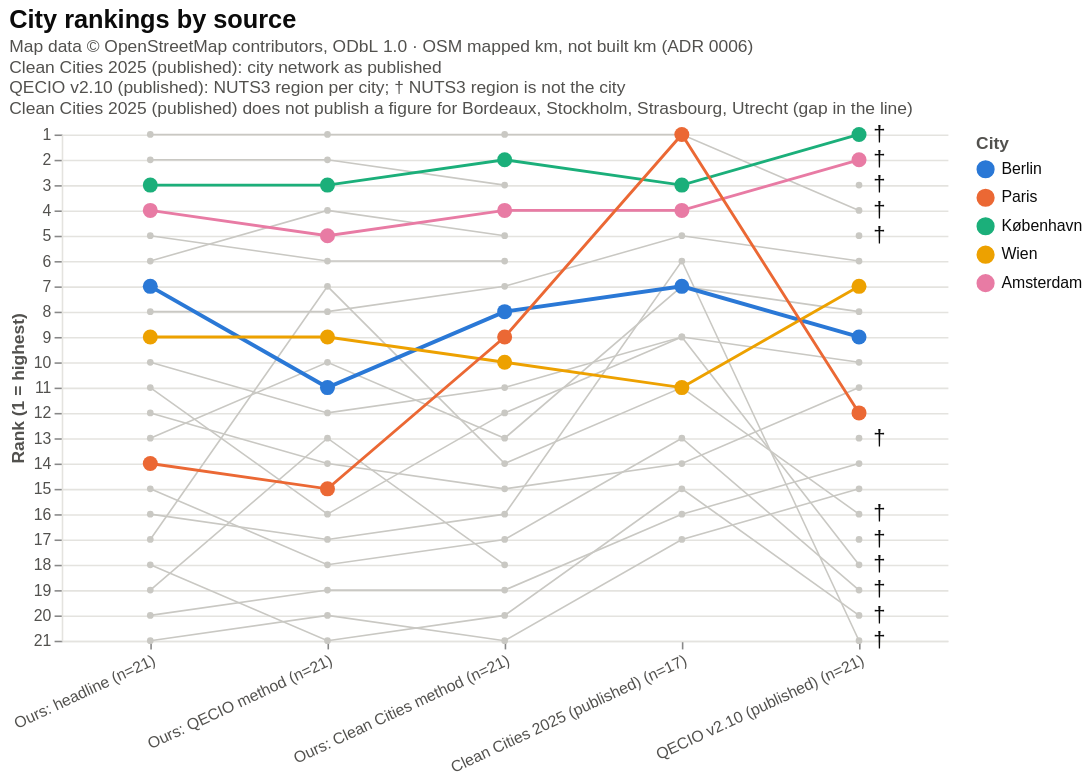

The specification (Vega-Lite) saved for this image:
### Vega-Lite specification from a JSON file in a GitHub repository (floating-point values rounded to 4 significant figures)
{"config": {"view": {"continuousWidth": 300, "continuousHeight": 300, "stroke": null}, "axis": {"domainColor": "#e4e3df", "gridColor": "#e4e3df", "labelColor": "#52514e", "titleColor": "#52514e"}, "legend": {"labelColor": "#0b0b0b", "labelLimit": 260, "titleColor": "#52514e"}, "title": {"color": "#0b0b0b", "subtitleColor": "#52514e", "subtitleFontSize": 11}}, "layer": [{"mark": {"type": "line", "color": "#c9c8c3", "invalid": "break-paths-filter-domains", "point": {"color": "#c9c8c3", "filled": true, "size": 18}, "strokeWidth": 1}, "encoding": {"detail": {"field": "city", "type": "nominal"}, "tooltip": [{"field": "source", "type": "nominal"}, {"field": "city_label", "title": "city", "type": "nominal"}, {"field": "rank", "type": "quantitative"}, {"field": "value_text", "title": "value", "type": "nominal"}]}, "transform": [{"filter": "(datum.role === 'other')"}]}, {"mark": {"type": "line", "invalid": "break-paths-filter-domains", "point": {"filled": true, "size": 90}}, "encoding": {"color": {"field": "city", "scale": {"domain": ["Berlin", "Paris", "København", "Wien", "Amsterdam"], "range": ["#2a78d6", "#eb6834", "#1baf7a", "#eda100", "#e87ba4"]}, "title": "City", "type": "nominal"}, "strokeWidth": {"condition": {"test": "(datum.role === 'highlight')", "value": 2.5}, "value": 1.8}, "tooltip": [{"field": "source", "type": "nominal"}, {"field": "city_label", "title": "city", "type": "nominal"}, {"field": "rank", "type": "quantitative"}, {"field": "value_text", "title": "value", "type": "nominal"}]}, "transform": [{"filter": "(datum.role !== 'other')"}]}, {"mark": {"type": "text", "align": "left", "baseline": "middle", "color": "#0b0b0b", "dx": 9, "dy": 0, "fontSize": 14, "text": "†"}, "encoding": {"tooltip": [{"field": "source", "type": "nominal"}, {"field": "city_label", "title": "city", "type": "nominal"}, {"field": "rank", "type": "quantitative"}, {"field": "value_text", "title": "value", "type": "nominal"}]}, "transform": [{"filter": "(datum.dagger === true)"}]}], "data": {"values": [{"source": "Ours: headline (n=21)", "source_id": "ours_headline", "city": "Helsinki", "city_id": "helsinki", "city_label": "Helsinki", "dagger": false, "role": "other", "rank": 1, "value": 262.3, "value_text": "262.28"}, {"source": "Ours: headline (n=21)", "source_id": "ours_headline", "city": "Stockholm", "city_id": "stockholm", "city_label": "Stockholm", "dagger": false, "role": "other", "rank": 2, "value": 261.0, "value_text": "261.05"}, {"source": "Ours: headline (n=21)", "source_id": "ours_headline", "city": "København", "city_id": "copenhagen", "city_label": "København", "dagger": false, "role": "comparison", "rank": 3, "value": 237.9, "value_text": "237.86"}, {"source": "Ours: headline (n=21)", "source_id": "ours_headline", "city": "Amsterdam", "city_id": "amsterdam", "city_label": "Amsterdam", "dagger": false, "role": "comparison", "rank": 4, "value": 203.0, "value_text": "202.96"}, {"source": "Ours: headline (n=21)", "source_id": "ours_headline", "city": "Utrecht", "city_id": "utrecht", "city_label": "Utrecht", "dagger": false, "role": "other", "rank": 5, "value": 193.6, "value_text": "193.56"}, {"source": "Ours: headline (n=21)", "source_id": "ours_headline", "city": "Strasbourg", "city_id": "strasbourg", "city_label": "Strasbourg", "dagger": false, "role": "other", "rank": 6, "value": 136.1, "value_text": "136.06"}, {"source": "Ours: headline (n=21)", "source_id": "ours_headline", "city": "Berlin", "city_id": "berlin", "city_label": "Berlin", "dagger": false, "role": "highlight", "rank": 7, "value": 109.1, "value_text": "109.12"}, {"source": "Ours: headline (n=21)", "source_id": "ours_headline", "city": "Wrocław", "city_id": "wroclaw", "city_label": "Wrocław", "dagger": false, "role": "other", "rank": 8, "value": 95.3, "value_text": "95.30"}, {"source": "Ours: headline (n=21)", "source_id": "ours_headline", "city": "Wien", "city_id": "vienna", "city_label": "Wien", "dagger": false, "role": "comparison", "rank": 9, "value": 89.06, "value_text": "89.06"}, {"source": "Ours: headline (n=21)", "source_id": "ours_headline", "city": "Warszawa", "city_id": "warsaw", "city_label": "Warszawa", "dagger": false, "role": "other", "rank": 10, "value": 82.34, "value_text": "82.34"}, {"source": "Ours: headline (n=21)", "source_id": "ours_headline", "city": "Ljubljana", "city_id": "ljubljana", "city_label": "Ljubljana", "dagger": false, "role": "other", "rank": 11, "value": 73.53, "value_text": "73.53"}, {"source": "Ours: headline (n=21)", "source_id": "ours_headline", "city": "Kraków", "city_id": "krakow", "city_label": "Kraków", "dagger": false, "role": "other", "rank": 12, "value": 72.6, "value_text": "72.60"}, {"source": "Ours: headline (n=21)", "source_id": "ours_headline", "city": "Oslo", "city_id": "oslo", "city_label": "Oslo", "dagger": false, "role": "other", "rank": 13, "value": 70.84, "value_text": "70.84"}, {"source": "Ours: headline (n=21)", "source_id": "ours_headline", "city": "Paris", "city_id": "paris", "city_label": "Paris", "dagger": false, "role": "comparison", "rank": 14, "value": 63.08, "value_text": "63.08"}, {"source": "Ours: headline (n=21)", "source_id": "ours_headline", "city": "Bratislava", "city_id": "bratislava", "city_label": "Bratislava", "dagger": false, "role": "other", "rank": 15, "value": 58.73, "value_text": "58.73"}, {"source": "Ours: headline (n=21)", "source_id": "ours_headline", "city": "Barcelona", "city_id": "barcelona", "city_label": "Barcelona", "dagger": false, "role": "other", "rank": 16, "value": 55.1, "value_text": "55.10"}, {"source": "Ours: headline (n=21)", "source_id": "ours_headline", "city": "Lyon", "city_id": "lyon", "city_label": "Lyon", "dagger": false, "role": "other", "rank": 17, "value": 52.3, "value_text": "52.31"}, {"source": "Ours: headline (n=21)", "source_id": "ours_headline", "city": "Madrid", "city_id": "madrid", "city_label": "Madrid", "dagger": false, "role": "other", "rank": 18, "value": 42.54, "value_text": "42.54"}, {"source": "Ours: headline (n=21)", "source_id": "ours_headline", "city": "Bordeaux", "city_id": "bordeaux", "city_label": "Bordeaux", "dagger": false, "role": "other", "rank": 19, "value": 40.28, "value_text": "40.28"}, {"source": "Ours: headline (n=21)", "source_id": "ours_headline", "city": "Praha", "city_id": "prague", "city_label": "Praha", "dagger": false, "role": "other", "rank": 20, "value": 29.64, "value_text": "29.63"}, {"source": "Ours: headline (n=21)", "source_id": "ours_headline", "city": "Budapest", "city_id": "budapest", "city_label": "Budapest", "dagger": false, "role": "other", "rank": 21, "value": 22.33, "value_text": "22.33"}, {"source": "Ours: QECIO method (n=21)", "source_id": "ours_ecf_qecio", "city": "Helsinki", "city_id": "helsinki", "city_label": "Helsinki", "dagger": false, "role": "other", "rank": 1, "value": 166.5, "value_text": "166.54"}, {"source": "Ours: QECIO method (n=21)", "source_id": "ours_ecf_qecio", "city": "Stockholm", "city_id": "stockholm", "city_label": "Stockholm", "dagger": false, "role": "other", "rank": 2, "value": 142.5, "value_text": "142.47"}, {"source": "Ours: QECIO method (n=21)", "source_id": "ours_ecf_qecio", "city": "København", "city_id": "copenhagen", "city_label": "København", "dagger": false, "role": "comparison", "rank": 3, "value": 109.0, "value_text": "108.96"}, {"source": "Ours: QECIO method (n=21)", "source_id": "ours_ecf_qecio", "city": "Strasbourg", "city_id": "strasbourg", "city_label": "Strasbourg", "dagger": false, "role": "other", "rank": 4, "value": 99.84, "value_text": "99.84"}, {"source": "Ours: QECIO method (n=21)", "source_id": "ours_ecf_qecio", "city": "Amsterdam", "city_id": "amsterdam", "city_label": "Amsterdam", "dagger": false, "role": "comparison", "rank": 5, "value": 89.05, "value_text": "89.05"}, {"source": "Ours: QECIO method (n=21)", "source_id": "ours_ecf_qecio", "city": "Utrecht", "city_id": "utrecht", "city_label": "Utrecht", "dagger": false, "role": "other", "rank": 6, "value": 81.21, "value_text": "81.21"}, {"source": "Ours: QECIO method (n=21)", "source_id": "ours_ecf_qecio", "city": "Lyon", "city_id": "lyon", "city_label": "Lyon", "dagger": false, "role": "other", "rank": 7, "value": 69.37, "value_text": "69.37"}, {"source": "Ours: QECIO method (n=21)", "source_id": "ours_ecf_qecio", "city": "Wrocław", "city_id": "wroclaw", "city_label": "Wrocław", "dagger": false, "role": "other", "rank": 8, "value": 69.28, "value_text": "69.28"}, {"source": "Ours: QECIO method (n=21)", "source_id": "ours_ecf_qecio", "city": "Wien", "city_id": "vienna", "city_label": "Wien", "dagger": false, "role": "comparison", "rank": 9, "value": 68.98, "value_text": "68.98"}, {"source": "Ours: QECIO method (n=21)", "source_id": "ours_ecf_qecio", "city": "Oslo", "city_id": "oslo", "city_label": "Oslo", "dagger": false, "role": "other", "rank": 10, "value": 65.08, "value_text": "65.08"}, {"source": "Ours: QECIO method (n=21)", "source_id": "ours_ecf_qecio", "city": "Berlin", "city_id": "berlin", "city_label": "Berlin", "dagger": false, "role": "highlight", "rank": 11, "value": 53.81, "value_text": "53.81"}, {"source": "Ours: QECIO method (n=21)", "source_id": "ours_ecf_qecio", "city": "Warszawa", "city_id": "warsaw", "city_label": "Warszawa", "dagger": false, "role": "other", "rank": 12, "value": 53.54, "value_text": "53.54"}, {"source": "Ours: QECIO method (n=21)", "source_id": "ours_ecf_qecio", "city": "Bordeaux", "city_id": "bordeaux", "city_label": "Bordeaux", "dagger": false, "role": "other", "rank": 13, "value": 50.96, "value_text": "50.96"}, {"source": "Ours: QECIO method (n=21)", "source_id": "ours_ecf_qecio", "city": "Kraków", "city_id": "krakow", "city_label": "Kraków", "dagger": false, "role": "other", "rank": 14, "value": 46.89, "value_text": "46.89"}, {"source": "Ours: QECIO method (n=21)", "source_id": "ours_ecf_qecio", "city": "Paris", "city_id": "paris", "city_label": "Paris", "dagger": false, "role": "comparison", "rank": 15, "value": 46.46, "value_text": "46.46"}, {"source": "Ours: QECIO method (n=21)", "source_id": "ours_ecf_qecio", "city": "Ljubljana", "city_id": "ljubljana", "city_label": "Ljubljana", "dagger": false, "role": "other", "rank": 16, "value": 42.24, "value_text": "42.24"}, {"source": "Ours: QECIO method (n=21)", "source_id": "ours_ecf_qecio", "city": "Barcelona", "city_id": "barcelona", "city_label": "Barcelona", "dagger": false, "role": "other", "rank": 17, "value": 32.63, "value_text": "32.63"}, {"source": "Ours: QECIO method (n=21)", "source_id": "ours_ecf_qecio", "city": "Bratislava", "city_id": "bratislava", "city_label": "Bratislava", "dagger": false, "role": "other", "rank": 18, "value": 31.92, "value_text": "31.92"}, {"source": "Ours: QECIO method (n=21)", "source_id": "ours_ecf_qecio", "city": "Praha", "city_id": "prague", "city_label": "Praha", "dagger": false, "role": "other", "rank": 19, "value": 27.96, "value_text": "27.96"}, {"source": "Ours: QECIO method (n=21)", "source_id": "ours_ecf_qecio", "city": "Budapest", "city_id": "budapest", "city_label": "Budapest", "dagger": false, "role": "other", "rank": 20, "value": 23.18, "value_text": "23.18"}, {"source": "Ours: QECIO method (n=21)", "source_id": "ours_ecf_qecio", "city": "Madrid", "city_id": "madrid", "city_label": "Madrid", "dagger": false, "role": "other", "rank": 21, "value": 15.8, "value_text": "15.80"}, {"source": "Ours: Clean Cities method (n=21)", "source_id": "ours_clean_cities", "city": "Helsinki", "city_id": "helsinki", "city_label": "Helsinki", "dagger": false, "role": "other", "rank": 1, "value": 91.08, "value_text": "91.08"}, {"source": "Ours: Clean Cities method (n=21)", "source_id": "ours_clean_cities", "city": "København", "city_id": "copenhagen", "city_label": "København", "dagger": false, "role": "comparison", "rank": 2, "value": 58.59, "value_text": "58.59"}, {"source": "Ours: Clean Cities method (n=21)", "source_id": "ours_clean_cities", "city": "Stockholm", "city_id": "stockholm", "city_label": "Stockholm", "dagger": false, "role": "other", "rank": 3, "value": 50.37, "value_text": "50.37"}, {"source": "Ours: Clean Cities method (n=21)", "source_id": "ours_clean_cities", "city": "Amsterdam", "city_id": "amsterdam", "city_label": "Amsterdam", "dagger": false, "role": "comparison", "rank": 4, "value": 42.22, "value_text": "42.22"}, {"source": "Ours: Clean Cities method (n=21)", "source_id": "ours_clean_cities", "city": "Strasbourg", "city_id": "strasbourg", "city_label": "Strasbourg", "dagger": false, "role": "other", "rank": 5, "value": 39.42, "value_text": "39.42"}, {"source": "Ours: Clean Cities method (n=21)", "source_id": "ours_clean_cities", "city": "Utrecht", "city_id": "utrecht", "city_label": "Utrecht", "dagger": false, "role": "other", "rank": 6, "value": 32.13, "value_text": "32.14"}, {"source": "Ours: Clean Cities method (n=21)", "source_id": "ours_clean_cities", "city": "Wrocław", "city_id": "wroclaw", "city_label": "Wrocław", "dagger": false, "role": "other", "rank": 7, "value": 29.77, "value_text": "29.77"}, {"source": "Ours: Clean Cities method (n=21)", "source_id": "ours_clean_cities", "city": "Berlin", "city_id": "berlin", "city_label": "Berlin", "dagger": false, "role": "highlight", "rank": 8, "value": 27.57, "value_text": "27.57"}, {"source": "Ours: Clean Cities method (n=21)", "source_id": "ours_clean_cities", "city": "Paris", "city_id": "paris", "city_label": "Paris", "dagger": false, "role": "comparison", "rank": 9, "value": 22.92, "value_text": "22.92"}, {"source": "Ours: Clean Cities method (n=21)", "source_id": "ours_clean_cities", "city": "Wien", "city_id": "vienna", "city_label": "Wien", "dagger": false, "role": "comparison", "rank": 10, "value": 22.75, "value_text": "22.74"}, {"source": "Ours: Clean Cities method (n=21)", "source_id": "ours_clean_cities", "city": "Warszawa", "city_id": "warsaw", "city_label": "Warszawa", "dagger": false, "role": "other", "rank": 11, "value": 22.53, "value_text": "22.53"}, {"source": "Ours: Clean Cities method (n=21)", "source_id": "ours_clean_cities", "city": "Ljubljana", "city_id": "ljubljana", "city_label": "Ljubljana", "dagger": false, "role": "other", "rank": 12, "value": 20.9, "value_text": "20.90"}, {"source": "Ours: Clean Cities method (n=21)", "source_id": "ours_clean_cities", "city": "Oslo", "city_id": "oslo", "city_label": "Oslo", "dagger": false, "role": "other", "rank": 13, "value": 20.77, "value_text": "20.77"}, {"source": "Ours: Clean Cities method (n=21)", "source_id": "ours_clean_cities", "city": "Lyon", "city_id": "lyon", "city_label": "Lyon", "dagger": false, "role": "other", "rank": 14, "value": 17.73, "value_text": "17.72"}, {"source": "Ours: Clean Cities method (n=21)", "source_id": "ours_clean_cities", "city": "Kraków", "city_id": "krakow", "city_label": "Kraków", "dagger": false, "role": "other", "rank": 15, "value": 17.24, "value_text": "17.24"}, {"source": "Ours: Clean Cities method (n=21)", "source_id": "ours_clean_cities", "city": "Barcelona", "city_id": "barcelona", "city_label": "Barcelona", "dagger": false, "role": "other", "rank": 16, "value": 17.05, "value_text": "17.05"}, {"source": "Ours: Clean Cities method (n=21)", "source_id": "ours_clean_cities", "city": "Bratislava", "city_id": "bratislava", "city_label": "Bratislava", "dagger": false, "role": "other", "rank": 17, "value": 13.25, "value_text": "13.25"}, {"source": "Ours: Clean Cities method (n=21)", "source_id": "ours_clean_cities", "city": "Bordeaux", "city_id": "bordeaux", "city_label": "Bordeaux", "dagger": false, "role": "other", "rank": 18, "value": 11.21, "value_text": "11.20"}, {"source": "Ours: Clean Cities method (n=21)", "source_id": "ours_clean_cities", "city": "Praha", "city_id": "prague", "city_label": "Praha", "dagger": false, "role": "other", "rank": 19, "value": 8.452, "value_text": "8.45"}, {"source": "Ours: Clean Cities method (n=21)", "source_id": "ours_clean_cities", "city": "Madrid", "city_id": "madrid", "city_label": "Madrid", "dagger": false, "role": "other", "rank": 20, "value": 7.74, "value_text": "7.74"}, {"source": "Ours: Clean Cities method (n=21)", "source_id": "ours_clean_cities", "city": "Budapest", "city_id": "budapest", "city_label": "Budapest", "dagger": false, "role": "other", "rank": 21, "value": 5.207, "value_text": "5.21"}, {"source": "Clean Cities 2025 (published) (n=17)", "source_id": "published_clean_cities", "city": "Helsinki", "city_id": "helsinki", "city_label": "Helsinki", "dagger": false, "role": "other", "rank": 1, "value": 48.0, "value_text": "48.00"}, {"source": "Clean Cities 2025 (published) (n=17)", "source_id": "published_clean_cities", "city": "Paris", "city_id": "paris", "city_label": "Paris", "dagger": false, "role": "comparison", "rank": 1, "value": 48.0, "value_text": "48.00"}, {"source": "Clean Cities 2025 (published) (n=17)", "source_id": "published_clean_cities", "city": "København", "city_id": "copenhagen", "city_label": "København", "dagger": false, "role": "comparison", "rank": 3, "value": 43.0, "value_text": "43.00"}, {"source": "Clean Cities 2025 (published) (n=17)", "source_id": "published_clean_cities", "city": "Amsterdam", "city_id": "amsterdam", "city_label": "Amsterdam", "dagger": false, "role": "comparison", "rank": 4, "value": 34.0, "value_text": "34.00"}, {"source": "Clean Cities 2025 (published) (n=17)", "source_id": "published_clean_cities", "city": "Wrocław", "city_id": "wroclaw", "city_label": "Wrocław", "dagger": false, "role": "other", "rank": 5, "value": 20.0, "value_text": "20.00"}, {"source": "Clean Cities 2025 (published) (n=17)", "source_id": "published_clean_cities", "city": "Barcelona", "city_id": "barcelona", "city_label": "Barcelona", "dagger": false, "role": "other", "rank": 6, "value": 19.0, "value_text": "19.00"}, {"source": "Clean Cities 2025 (published) (n=17)", "source_id": "published_clean_cities", "city": "Berlin", "city_id": "berlin", "city_label": "Berlin", "dagger": false, "role": "highlight", "rank": 7, "value": 17.0, "value_text": "17.00"}, {"source": "Clean Cities 2025 (published) (n=17)", "source_id": "published_clean_cities", "city": "Oslo", "city_id": "oslo", "city_label": "Oslo", "dagger": false, "role": "other", "rank": 7, "value": 17.0, "value_text": "17.00"}, {"source": "Clean Cities 2025 (published) (n=17)", "source_id": "published_clean_cities", "city": "Ljubljana", "city_id": "ljubljana", "city_label": "Ljubljana", "dagger": false, "role": "other", "rank": 9, "value": 15.0, "value_text": "15.00"}, {"source": "Clean Cities 2025 (published) (n=17)", "source_id": "published_clean_cities", "city": "Warszawa", "city_id": "warsaw", "city_label": "Warszawa", "dagger": false, "role": "other", "rank": 9, "value": 15.0, "value_text": "15.00"}, {"source": "Clean Cities 2025 (published) (n=17)", "source_id": "published_clean_cities", "city": "Lyon", "city_id": "lyon", "city_label": "Lyon", "dagger": false, "role": "other", "rank": 11, "value": 14.0, "value_text": "14.00"}, {"source": "Clean Cities 2025 (published) (n=17)", "source_id": "published_clean_cities", "city": "Wien", "city_id": "vienna", "city_label": "Wien", "dagger": false, "role": "comparison", "rank": 11, "value": 14.0, "value_text": "14.00"}, {"source": "Clean Cities 2025 (published) (n=17)", "source_id": "published_clean_cities", "city": "Bratislava", "city_id": "bratislava", "city_label": "Bratislava", "dagger": false, "role": "other", "rank": 13, "value": 12.0, "value_text": "12.00"}, {"source": "Clean Cities 2025 (published) (n=17)", "source_id": "published_clean_cities", "city": "Kraków", "city_id": "krakow", "city_label": "Kraków", "dagger": false, "role": "other", "rank": 14, "value": 11.0, "value_text": "11.00"}, {"source": "Clean Cities 2025 (published) (n=17)", "source_id": "published_clean_cities", "city": "Madrid", "city_id": "madrid", "city_label": "Madrid", "dagger": false, "role": "other", "rank": 15, "value": 8.0, "value_text": "8.00"}, {"source": "Clean Cities 2025 (published) (n=17)", "source_id": "published_clean_cities", "city": "Praha", "city_id": "prague", "city_label": "Praha", "dagger": false, "role": "other", "rank": 16, "value": 6.0, "value_text": "6.00"}, {"source": "Clean Cities 2025 (published) (n=17)", "source_id": "published_clean_cities", "city": "Budapest", "city_id": "budapest", "city_label": "Budapest", "dagger": false, "role": "other", "rank": 17, "value": 4.0, "value_text": "4.00"}, {"source": "Clean Cities 2025 (published) (n=17)", "source_id": "published_clean_cities", "city": "Bordeaux", "city_id": "bordeaux", "city_label": "Bordeaux", "dagger": false, "role": "other", "rank": null, "value": null, "value_text": "not published"}, {"source": "Clean Cities 2025 (published) (n=17)", "source_id": "published_clean_cities", "city": "Stockholm", "city_id": "stockholm", "city_label": "Stockholm", "dagger": false, "role": "other", "rank": null, "value": null, "value_text": "not published"}, {"source": "Clean Cities 2025 (published) (n=17)", "source_id": "published_clean_cities", "city": "Strasbourg", "city_id": "strasbourg", "city_label": "Strasbourg", "dagger": false, "role": "other", "rank": null, "value": null, "value_text": "not published"}, {"source": "Clean Cities 2025 (published) (n=17)", "source_id": "published_clean_cities", "city": "Utrecht", "city_id": "utrecht", "city_label": "Utrecht", "dagger": false, "role": "other", "rank": null, "value": null, "value_text": "not published"}, {"source": "QECIO v2.10 (published) (n=21)", "source_id": "published_qecio", "city": "København", "city_id": "copenhagen", "city_label": "København †", "dagger": true, "role": "comparison", "rank": 1, "value": 104.2, "value_text": "104.18"}, {"source": "QECIO v2.10 (published) (n=21)", "source_id": "published_qecio", "city": "Amsterdam", "city_id": "amsterdam", "city_label": "Amsterdam †", "dagger": true, "role": "comparison", "rank": 2, "value": 81.52, "value_text": "81.52"}, {"source": "QECIO v2.10 (published) (n=21)", "source_id": "published_qecio", "city": "Utrecht", "city_id": "utrecht", "city_label": "Utrecht †", "dagger": true, "role": "other", "rank": 3, "value": 81.34, "value_text": "81.34"}, {"source": "QECIO v2.10 (published) (n=21)", "source_id": "published_qecio", "city": "Helsinki", "city_id": "helsinki", "city_label": "Helsinki †", "dagger": true, "role": "other", "rank": 4, "value": 78.45, "value_text": "78.45"}, {"source": "QECIO v2.10 (published) (n=21)", "source_id": "published_qecio", "city": "Stockholm", "city_id": "stockholm", "city_label": "Stockholm †", "dagger": true, "role": "other", "rank": 5, "value": 70.91, "value_text": "70.91"}, {"source": "QECIO v2.10 (published) (n=21)", "source_id": "published_qecio", "city": "Wrocław", "city_id": "wroclaw", "city_label": "Wrocław", "dagger": false, "role": "other", "rank": 6, "value": 63.81, "value_text": "63.81"}, {"source": "QECIO v2.10 (published) (n=21)", "source_id": "published_qecio", "city": "Wien", "city_id": "vienna", "city_label": "Wien", "dagger": false, "role": "comparison", "rank": 7, "value": 63.79, "value_text": "63.79"}, {"source": "QECIO v2.10 (published) (n=21)", "source_id": "published_qecio", "city": "Oslo", "city_id": "oslo", "city_label": "Oslo", "dagger": false, "role": "other", "rank": 8, "value": 60.74, "value_text": "60.74"}, {"source": "QECIO v2.10 (published) (n=21)", "source_id": "published_qecio", "city": "Berlin", "city_id": "berlin", "city_label": "Berlin", "dagger": false, "role": "highlight", "rank": 9, "value": 54.38, "value_text": "54.38"}, {"source": "QECIO v2.10 (published) (n=21)", "source_id": "published_qecio", "city": "Warszawa", "city_id": "warsaw", "city_label": "Warszawa", "dagger": false, "role": "other", "rank": 10, "value": 49.49, "value_text": "49.49"}, {"source": "QECIO v2.10 (published) (n=21)", "source_id": "published_qecio", "city": "Kraków", "city_id": "krakow", "city_label": "Kraków", "dagger": false, "role": "other", "rank": 11, "value": 44.28, "value_text": "44.28"}, {"source": "QECIO v2.10 (published) (n=21)", "source_id": "published_qecio", "city": "Paris", "city_id": "paris", "city_label": "Paris", "dagger": false, "role": "comparison", "rank": 12, "value": 41.47, "value_text": "41.47"}, {"source": "QECIO v2.10 (published) (n=21)", "source_id": "published_qecio", "city": "Strasbourg", "city_id": "strasbourg", "city_label": "Strasbourg †", "dagger": true, "role": "other", "rank": 13, "value": 24.15, "value_text": "24.15"}, {"source": "QECIO v2.10 (published) (n=21)", "source_id": "published_qecio", "city": "Praha", "city_id": "prague", "city_label": "Praha", "dagger": false, "role": "other", "rank": 14, "value": 22.31, "value_text": "22.31"}, {"source": "QECIO v2.10 (published) (n=21)", "source_id": "published_qecio", "city": "Budapest", "city_id": "budapest", "city_label": "Budapest", "dagger": false, "role": "other", "rank": 15, "value": 22.24, "value_text": "22.24"}, {"source": "QECIO v2.10 (published) (n=21)", "source_id": "published_qecio", "city": "Lyon", "city_id": "lyon", "city_label": "Lyon †", "dagger": true, "role": "other", "rank": 16, "value": 21.26, "value_text": "21.26"}, {"source": "QECIO v2.10 (published) (n=21)", "source_id": "published_qecio", "city": "Bordeaux", "city_id": "bordeaux", "city_label": "Bordeaux †", "dagger": true, "role": "other", "rank": 17, "value": 19.34, "value_text": "19.33"}, {"source": "QECIO v2.10 (published) (n=21)", "source_id": "published_qecio", "city": "Ljubljana", "city_id": "ljubljana", "city_label": "Ljubljana †", "dagger": true, "role": "other", "rank": 18, "value": 16.31, "value_text": "16.31"}, {"source": "QECIO v2.10 (published) (n=21)", "source_id": "published_qecio", "city": "Bratislava", "city_id": "bratislava", "city_label": "Bratislava †", "dagger": true, "role": "other", "rank": 19, "value": 15.31, "value_text": "15.31"}, {"source": "QECIO v2.10 (published) (n=21)", "source_id": "published_qecio", "city": "Madrid", "city_id": "madrid", "city_label": "Madrid †", "dagger": true, "role": "other", "rank": 20, "value": 12.85, "value_text": "12.85"}, {"source": "QECIO v2.10 (published) (n=21)", "source_id": "published_qecio", "city": "Barcelona", "city_id": "barcelona", "city_label": "Barcelona †", "dagger": true, "role": "other", "rank": 21, "value": 11.39, "value_text": "11.39"}]}, "encoding": {"x": {"axis": {"labelAngle": -25, "labelLimit": 220}, "field": "source", "sort": ["Ours: headline (n=21)", "Ours: QECIO method (n=21)", "Ours: Clean Cities method (n=21)", "Clean Cities 2025 (published) (n=17)", "QECIO v2.10 (published) (n=21)"], "title": null, "type": "ordinal"}, "y": {"axis": {"format": "d", "values": [1, 2, 3, 4, 5, 6, 7, 8, 9, 10, 11, 12, 13, 14, 15, 16, 17, 18, 19, 20, 21]}, "field": "rank", "scale": {"domain": [1, 21], "nice": false, "reverse": true}, "title": "Rank (1 = highest)", "type": "quantitative"}}, "height": 320, "title": {"text": "City rankings by source", "anchor": "start", "fontSize": 16, "subtitle": ["Map data © OpenStreetMap contributors, ODbL 1.0 · OSM mapped km, not built km (ADR 0006)", "Clean Cities 2025 (published): city network as published", "QECIO v2.10 (published): NUTS3 region per city; † NUTS3 region is not the city", "Clean Cities 2025 (published) does not publish a figure for Bordeaux, Stockholm, Strasbourg, Utrecht (gap in the line)"]}, "width": 560, "$schema": "https://vega.github.io/schema/vega-lite/v6.4.1.json"}
